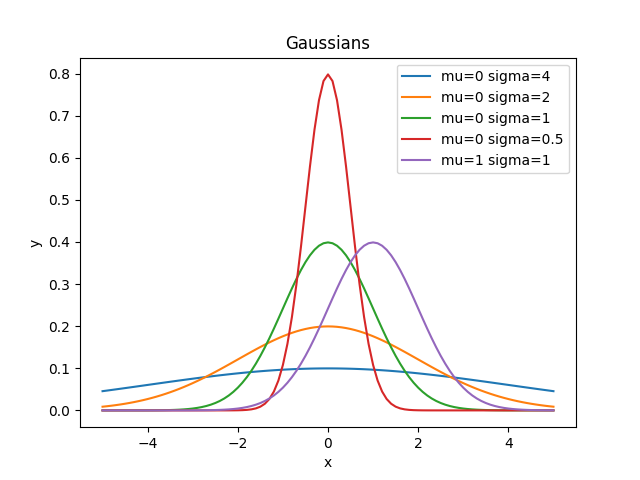

This figure's Python source:
# add your import statements here
import matplotlib.pyplot as plt
import numpy as np

# add your function definition for gaussian(x, mu=0, sigma=1) here
def gaussian(x, mu=0, sigma=1):
    gaussian_x_mu_sigma = (1 / (np.sqrt(2 * np.pi * sigma**2))) * np.exp(-(x - mu)**2 / (2 * sigma**2))
    return gaussian_x_mu_sigma


if __name__ == "__main__":
    # add your plotting code here
    X = np.linspace(start=-5, stop=5, num=101)
    mu_sigma = [[0, 4], [0, 2], [0, 1], [0, 0.5], [1, 1]]
    _plot = None
    for mus in mu_sigma:
        Y = gaussian(X, mus[0], mus[1])
        plt.plot(X, Y, label="mu={mu} sigma={sigma}".format(mu=mus[0], sigma=mus[1]))
        plt.xlabel("x")
        plt.ylabel("y")
        plt.legend(loc="best")
        plt.title("Gaussians")
        plt.savefig("parametrized_gaussian.png")
        
